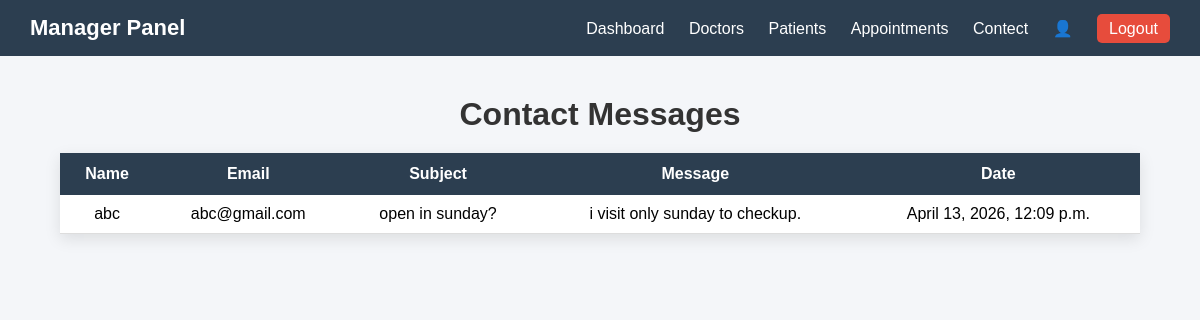
The app's page /app/view_contacts/ with its own data.
### app1/models.py (models this page shows, shortened)
class contactmessage(models.Model):
    name = models.CharField(max_length=100)
    email = models.EmailField()
    subject = models.CharField(max_length=200)
    message = models.TextField()
    created_at = models.DateTimeField(auto_now_add=True)

### app1/views.py (the view)
# urls.py: path('view_contacts/',view_contacts, name='view_contacts'),
def view_contacts(request):
    data = contactmessage.objects.all().order_by('-created_at')
    return render(request, 'manager/view_contacts.html', {'data': data})

### app1/templates/manager/view_contacts.html (shortened to what this page needs)
{% extends "manager/navbar.html" %}
{% block content %}
{% load static %}
<!DOCTYPE html>
<html>
<head>
    <link rel="stylesheet" href="{% static 'CSS/manager/view_contacts.css' %}">
</head>
<body>
<div class="container">
    <h1>Contact Messages</h1>
    <table>
        <tr>
            <th>Name</th>
            <th>Email</th>
            <th>Subject</th>
            <th>Message</th>
            <th>Date</th>
        </tr>
        {% for i in data %}
        <tr>
            <td>{{ i.name }}</td>
            <td>{{ i.email }}</td>
            <td>{{ i.subject }}</td>
            <td>{{ i.message }}</td>
            <td>{{ i.created_at }}</td>
        </tr>
        {% endfor %}
    </table>
</div>
</body>
</html>
{% endblock content %}

### app1/static/CSS/manager/navbar.css (style rules this page uses)
body { margin: 0; font-family: Arial, sans-serif; }

### app1/static/CSS/manager/view_contacts.css (style rules this page uses)
body { margin: 0; padding: 0; font-family: Arial; background: #f4f6f9; }
.container { width: 90%; margin: 40px auto; text-align: center; }
h1 { color: #333; margin-bottom: 20px; }
table { width: 100%; border-collapse: collapse; background: white; box-shadow: 0 5px 15px rgba(0,0,0,0.1); }
th { background: #2c3e50; color: white; padding: 12px; }
td { padding: 10px; border-bottom: 1px solid #ddd; }

### records on screen
contactmessage: name "abc", email "abc@gmail.com", subject "open in sunday?", message "i visit only sunday to checkup.", created_at "April 13, 2026, 12:09 p.m."
